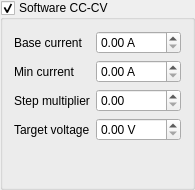
<?xml version="1.0" encoding="UTF-8"?>
<ui version="4.0">
 <class>SwCCCV</class>
 <widget class="QGroupBox" name="SwCCCV">
  <property name="geometry">
   <rect>
    <x>0</x>
    <y>0</y>
    <width>195</width>
    <height>190</height>
   </rect>
  </property>
  <property name="title">
   <string>Software CC-CV</string>
  </property>
  <property name="checkable">
   <bool>true</bool>
  </property>
  <layout class="QFormLayout" name="formLayout_2">
   <item row="0" column="1">
    <widget class="QDoubleSpinBox" name="baseCurrent">
     <property name="suffix">
      <string> A</string>
     </property>
     <property name="stepType">
      <enum>QAbstractSpinBox::AdaptiveDecimalStepType</enum>
     </property>
    </widget>
   </item>
   <item row="0" column="0">
    <widget class="QLabel" name="label_2">
     <property name="text">
      <string>Base current</string>
     </property>
    </widget>
   </item>
   <item row="1" column="0">
    <widget class="QLabel" name="label_5">
     <property name="text">
      <string>Min current</string>
     </property>
    </widget>
   </item>
   <item row="1" column="1">
    <widget class="QDoubleSpinBox" name="minCurrent">
     <property name="suffix">
      <string> A</string>
     </property>
     <property name="singleStep">
      <double>0.100000000000000</double>
     </property>
     <property name="stepType">
      <enum>QAbstractSpinBox::AdaptiveDecimalStepType</enum>
     </property>
    </widget>
   </item>
   <item row="2" column="0">
    <widget class="QLabel" name="label_3">
     <property name="text">
      <string>Step multiplier</string>
     </property>
    </widget>
   </item>
   <item row="2" column="1">
    <widget class="QDoubleSpinBox" name="stepMultiplier">
     <property name="maximum">
      <double>0.990000000000000</double>
     </property>
     <property name="singleStep">
      <double>0.050000000000000</double>
     </property>
     <property name="stepType">
      <enum>QAbstractSpinBox::AdaptiveDecimalStepType</enum>
     </property>
    </widget>
   </item>
   <item row="3" column="0">
    <widget class="QLabel" name="label_4">
     <property name="text">
      <string>Target voltage</string>
     </property>
    </widget>
   </item>
   <item row="3" column="1">
    <widget class="QDoubleSpinBox" name="targetVoltage">
     <property name="suffix">
      <string> V</string>
     </property>
     <property name="singleStep">
      <double>0.100000000000000</double>
     </property>
     <property name="stepType">
      <enum>QAbstractSpinBox::AdaptiveDecimalStepType</enum>
     </property>
    </widget>
   </item>
  </layout>
 </widget>
 <resources/>
 <connections/>
</ui>
